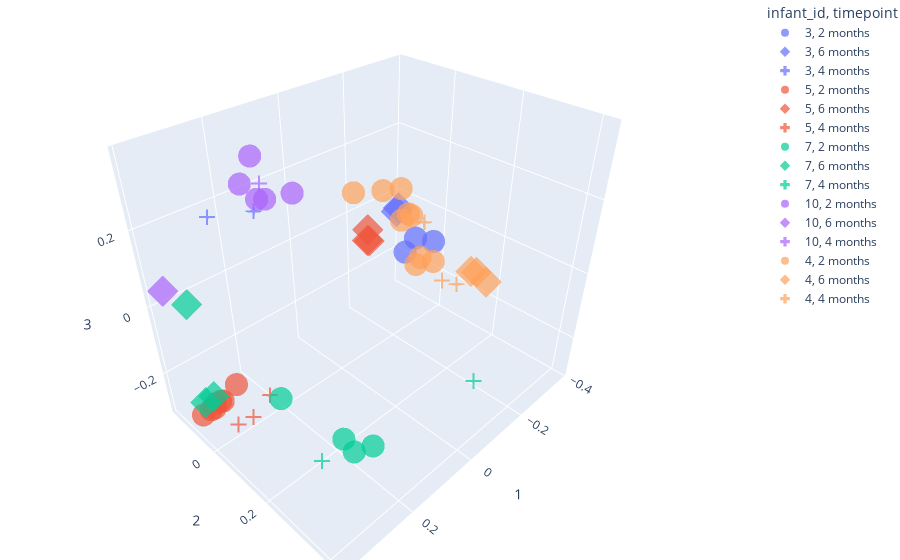

This figure's notebook cell:
### Markdown cell above
### Infant and Timepoint clusering

When combining `infant_id` and `timepoint` we see that the subclusters that formed within one infant originate from different timepoints.

### Code cell
fig = px.scatter_3d(pcoa_braycurtis_metadata_246_merged,
                    x=1,
                    y=2,
                    z=3,
                    color='infant_id',
                    symbol='timepoint',
                    symbol_map={
                    "2 months": "circle",
                    "4 months": "cross",
                    "6 months": "diamond"},
                    opacity=0.7)

fig.update_layout(margin=dict(l=0, r=0, b=0, t=0))
fig.show()

### Figure 1 — Plotly figure (JSON) as saved in the notebook; plotly's stock layout.template omitted (floating-point values rounded to 4 significant figures)
{"data": [{"hovertemplate": "infant_id=3<br>timepoint=2 months<br>1=%{x}<br>2=%{y}<br>3=%{z}<extra></extra>", "legendgroup": "3, 2 months", "marker": {"color": "#636efa", "opacity": 0.7, "symbol": "circle"}, "mode": "markers", "name": "3, 2 months", "scene": "scene", "showlegend": true, "type": "scatter3d", "x": [0.0599, 0.1006, 0.07684], "y": [0.3397, 0.306, 0.3098], "z": [0.2512, 0.2307, 0.253]}, {"hovertemplate": "infant_id=3<br>timepoint=6 months<br>1=%{x}<br>2=%{y}<br>3=%{z}<extra></extra>", "legendgroup": "3, 6 months", "marker": {"color": "#636efa", "opacity": 0.7, "symbol": "diamond"}, "mode": "markers", "name": "3, 6 months", "scene": "scene", "showlegend": true, "type": "scatter3d", "x": [-0.2635, -0.3277], "y": [-0.04965, -0.1167], "z": [0.04115, -0.02188]}, {"hovertemplate": "infant_id=3<br>timepoint=4 months<br>1=%{x}<br>2=%{y}<br>3=%{z}<extra></extra>", "legendgroup": "3, 4 months", "marker": {"color": "#636efa", "opacity": 0.7, "symbol": "cross"}, "mode": "markers", "name": "3, 4 months", "scene": "scene", "showlegend": true, "type": "scatter3d", "x": [0.2471, 0.2213], "y": [-0.1442, -0.0002277], "z": [0.1826, 0.2443]}, {"hovertemplate": "infant_id=5<br>timepoint=2 months<br>1=%{x}<br>2=%{y}<br>3=%{z}<extra></extra>", "legendgroup": "5, 2 months", "marker": {"color": "#EF553B", "opacity": 0.7, "symbol": "circle"}, "mode": "markers", "name": "5, 2 months", "scene": "scene", "showlegend": true, "type": "scatter3d", "x": [0.337, 0.3803, 0.3545, 0.3185, 0.3418, 0.2775, 0.324], "y": [-0.09119, -0.07756, -0.08518, -0.08627, -0.08928, -0.08198, -0.08842], "z": [-0.2859, -0.2827, -0.2895, -0.2863, -0.2959, -0.2557, -0.2843]}, {"hovertemplate": "infant_id=5<br>timepoint=6 months<br>1=%{x}<br>2=%{y}<br>3=%{z}<extra></extra>", "legendgroup": "5, 6 months", "marker": {"color": "#EF553B", "opacity": 0.7, "symbol": "diamond"}, "mode": "markers", "name": "5, 6 months", "scene": "scene", "showlegend": true, "type": "scatter3d", "x": [-0.2613, -0.2536, -0.2579], "y": [-0.1646, -0.159, -0.1559], "z": [-0.07388, -0.1038, -0.1061]}, {"hovertemplate": "infant_id=5<br>timepoint=4 months<br>1=%{x}<br>2=%{y}<br>3=%{z}<extra></extra>", "legendgroup": "5, 4 months", "marker": {"color": "#EF553B", "opacity": 0.7, "symbol": "cross"}, "mode": "markers", "name": "5, 4 months", "scene": "scene", "showlegend": true, "type": "scatter3d", "x": [0.2263, 0.2865, 0.3292], "y": [-0.0164, -0.008586, -0.009741], "z": [-0.2817, -0.3079, -0.303]}, {"hovertemplate": "infant_id=7<br>timepoint=2 months<br>1=%{x}<br>2=%{y}<br>3=%{z}<extra></extra>", "legendgroup": "7, 2 months", "marker": {"color": "#00cc96", "opacity": 0.7, "symbol": "circle"}, "mode": "markers", "name": "7, 2 months", "scene": "scene", "showlegend": true, "type": "scatter3d", "x": [0.248, 0.2311, 0.2801, 0.2403], "y": [0.3112, 0.3509, 0.1087, 0.2705], "z": [-0.2029, -0.1655, -0.1665, -0.2018]}, {"hovertemplate": "infant_id=7<br>timepoint=6 months<br>1=%{x}<br>2=%{y}<br>3=%{z}<extra></extra>", "legendgroup": "7, 6 months", "marker": {"color": "#00cc96", "opacity": 0.7, "symbol": "diamond"}, "mode": "markers", "name": "7, 6 months", "scene": "scene", "showlegend": true, "type": "scatter3d", "x": [0.3318, 0.3721, 0.3554], "y": [-0.1492, -0.06793, -0.05636], "z": [-0.01385, -0.2394, -0.2229]}, {"hovertemplate": "infant_id=7<br>timepoint=4 months<br>1=%{x}<br>2=%{y}<br>3=%{z}<extra></extra>", "legendgroup": "7, 4 months", "marker": {"color": "#00cc96", "opacity": 0.7, "symbol": "cross"}, "mode": "markers", "name": "7, 4 months", "scene": "scene", "showlegend": true, "type": "scatter3d", "x": [0.301, -0.000987], "y": [0.2673, 0.4229], "z": [-0.2241, -0.08994]}, {"hovertemplate": "infant_id=10<br>timepoint=2 months<br>1=%{x}<br>2=%{y}<br>3=%{z}<extra></extra>", "legendgroup": "10, 2 months", "marker": {"color": "#ab63fa", "opacity": 0.7, "symbol": "circle"}, "mode": "markers", "name": "10, 2 months", "scene": "scene", "showlegend": true, "type": "scatter3d", "x": [0.2053, 0.2426, 0.2177, 0.2549, 0.2468], "y": [0.1108, 0.07319, 0.002691, 0.01228, 0.05273], "z": [0.3211, 0.308, 0.3653, 0.3224, 0.3017]}, {"hovertemplate": "infant_id=10<br>timepoint=6 months<br>1=%{x}<br>2=%{y}<br>3=%{z}<extra></extra>", "legendgroup": "10, 6 months", "marker": {"color": "#ab63fa", "opacity": 0.7, "symbol": "diamond"}, "mode": "markers", "name": "10, 6 months", "scene": "scene", "showlegend": true, "type": "scatter3d", "x": [0.3851], "y": [-0.1381], "z": [0.05739]}, {"hovertemplate": "infant_id=10<br>timepoint=4 months<br>1=%{x}<br>2=%{y}<br>3=%{z}<extra></extra>", "legendgroup": "10, 4 months", "marker": {"color": "#ab63fa", "opacity": 0.7, "symbol": "cross"}, "mode": "markers", "name": "10, 4 months", "scene": "scene", "showlegend": true, "type": "scatter3d", "x": [0.2019], "y": [0.0006486], "z": [0.3002]}, {"hovertemplate": "infant_id=4<br>timepoint=2 months<br>1=%{x}<br>2=%{y}<br>3=%{z}<extra></extra>", "legendgroup": "4, 2 months", "marker": {"color": "#FFA15A", "opacity": 0.7, "symbol": "circle"}, "mode": "markers", "name": "4, 2 months", "scene": "scene", "showlegend": true, "type": "scatter3d", "x": [-0.3454, -0.3343, -0.3625, -0.3739, -0.3799, -0.3758, -0.2425, -0.1838, -0.3675], "y": [-0.05203, -0.02708, -0.1332, -0.01088, -0.1054, -0.115, -0.08821, -0.1388, -0.1335], "z": [-0.1798, -0.1384, 0.03117, -0.1631, -0.05178, -0.04834, 0.08608, 0.08302, -0.07392]}, {"hovertemplate": "infant_id=4<br>timepoint=6 months<br>1=%{x}<br>2=%{y}<br>3=%{z}<extra></extra>", "legendgroup": "4, 6 months", "marker": {"color": "#FFA15A", "opacity": 0.7, "symbol": "diamond"}, "mode": "markers", "name": "4, 6 months", "scene": "scene", "showlegend": true, "type": "scatter3d", "x": [-0.3766, -0.3748, -0.3392], "y": [0.1229, 0.1422, 0.2003], "z": [-0.1341, -0.1265, -0.1123]}, {"hovertemplate": "infant_id=4<br>timepoint=4 months<br>1=%{x}<br>2=%{y}<br>3=%{z}<extra></extra>", "legendgroup": "4, 4 months", "marker": {"color": "#FFA15A", "opacity": 0.7, "symbol": "cross"}, "mode": "markers", "name": "4, 4 months", "scene": "scene", "showlegend": true, "type": "scatter3d", "x": [-0.2659, -0.2144, -0.2914], "y": [0.1594, 0.1516, 0.01825], "z": [-0.1031, -0.06947, 0.01379]}], "layout": {"legend": {"title": {"text": "infant_id, timepoint"}, "tracegroupgap": 0}, "margin": {"b": 0, "l": 0, "r": 0, "t": 0}, "scene": {"domain": {"x": [0.0, 1.0], "y": [0.0, 1.0]}, "xaxis": {"title": {"text": "1"}}, "yaxis": {"title": {"text": "2"}}, "zaxis": {"title": {"text": "3"}}}}}
